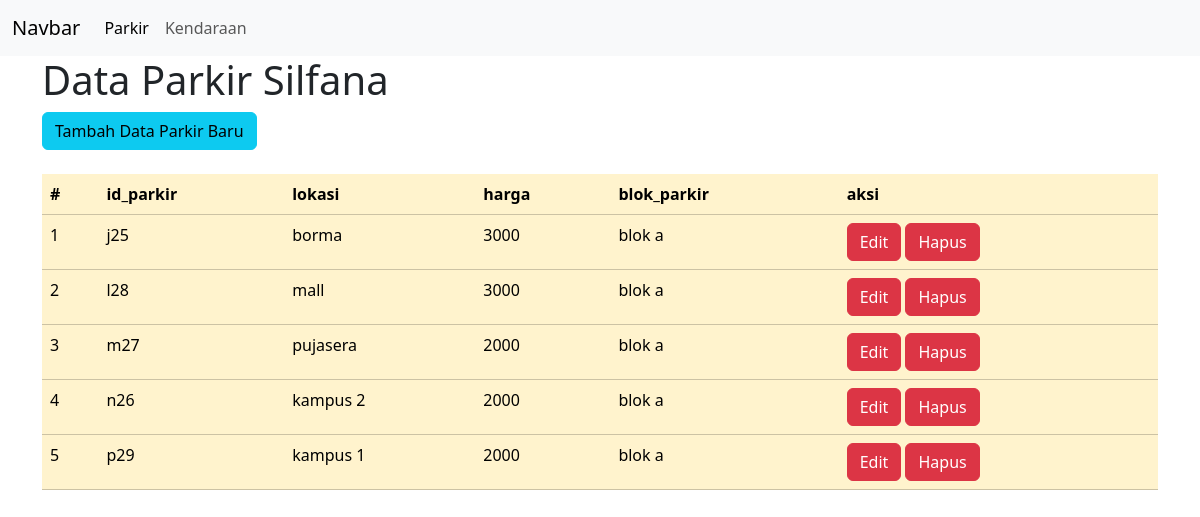
The page /view/parkir/index.php on the database its author committed.
### tables this page shows
CREATE TABLE `parkir` (
  `id_parkir` varchar(8) NOT NULL,
  `lokasi` varchar(9) DEFAULT NULL,
  `harga` varchar(15) DEFAULT NULL,
  `blok_parkir` varchar(100) DEFAULT NULL
);

### view/parkir/index.php (the view, shortened to what this page needs)
<!DOCTYPE html>
<html lang="en">
<head>
    <link rel="stylesheet" href="https://cdn.jsdelivr.net/npm/bootstrap@5.3.3/dist/css/bootstrap.min.css">
</head>
<body>
<nav class="navbar navbar-expand-lg bg-body-tertiary" data-bs-three="dark">
  <div class="container-fluid">
    <a class="navbar-brand" href="#">Navbar</a>
    <div class="collapse navbar-collapse" id="navbarSupportedContent">
      <ul class="navbar-nav me-auto mb-2 mb-lg-0">
        <li class="nav-item">
          <a class="nav-link active" aria-current="page" href="">Parkir</a>
        </li>
        <li class="nav-item">
          <a class="nav-link" href="../kendaraan/index.php">Kendaraan</a>
                </li>
            </ul>
        </div>
     </div>
     </nav>
     <div class="container">
        <h1>Data Parkir Silfana</h1>
        <a href="view_tambah.php" class="btn btn-info">Tambah Data Parkir Baru</a>
        <br></br>
        <table class="table table-succes table-warning">
            <thead>
                <tr>
                    <th scope="col">#</th>
                    <th scope="col">id_parkir</th>
                    <th scope="col">lokasi</th>
                    <th scope="col">harga</th>
                    <th scope="col">blok_parkir</th>
                    <th>aksi</th>
                </tr>
            </thead>
            <tbody>
                <?php
                    include '../../config/koneksi.php';
                    $query = mysqli_query($conn,"SELECT * FROM parkir");
                    if(mysqli_num_rows($query) > 0){
                        $no = 1;
                        while($result=mysqli_fetch_assoc($query)){
                            ?>
                            <tr>
                                <td><?php echo $no ?></td>
                                <td><?php echo $result['id_parkir'] ?></td>
                                <td><?php echo $result['lokasi'] ?></td>
                                <td><?php echo $result['harga'] ?></td>
                                <td><?php echo $result['blok_parkir'] ?></td>
                                <td>
                                    <a href="view_edit.php?id=<?php echo $result['id_parkir'];?>" class="btn btn-danger">Edit</a>
                                    <a href="proses_hapus.php?id=<?php echo $result['id_parkir'];?>"
                                    onclick="return confirm('Apakah Anda Yakin Ingin Menghapus Data Ini')" class="btn btn-danger">Hapus</a>
                                </td>
                            </tr>
                            <?php
                            $no++;
                        }
                    }else{
                        echo "belum ada data";
                    }
                    ?>
            </tbody>
                </table>
     </div>
</body>
</html>

### rows shown on the page
parkir: id_parkir "j25", lokasi "borma", harga "3000", blok_parkir "blok a"
parkir: id_parkir "l28", lokasi "mall", harga "3000", blok_parkir "blok a"
parkir: id_parkir "m27", lokasi "pujasera", harga "2000", blok_parkir "blok a"
parkir: id_parkir "n26", lokasi "kampus 2", harga "2000", blok_parkir "blok a"
parkir: id_parkir "p29", lokasi "kampus 1", harga "2000", blok_parkir "blok a"
